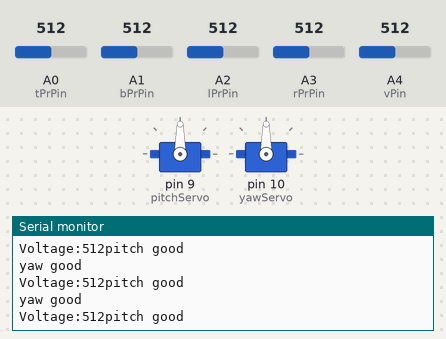
Bench run of a sketch on a simulated Arduino Uno, built with avr-gcc and run on an emulated ATmega328P. Shown: 2 × servo, the last lines printed to the serial monitor. Inputs (shaded band) come from the test bench; at power-on: A0 (tPrPin) = 512, A1 (bPrPin) = 512, A2 (lPrPin) = 512, A3 (rPrPin) = 512, A4 (vPin) = 512.

Above: at 1.2 s.
1.3 s: A0 (tPrPin) set to 555
At 1.8 s:
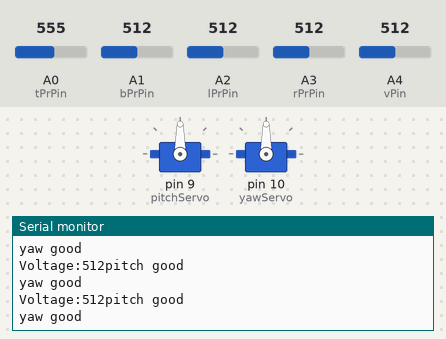
4.3 s: A0 (tPrPin) set to 571
At 5.2 s:
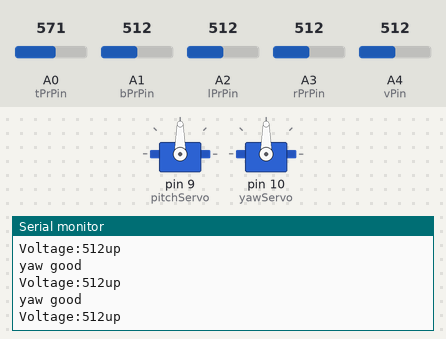
5.9 s: A1 (bPrPin) set to 536
At 6.5 s:
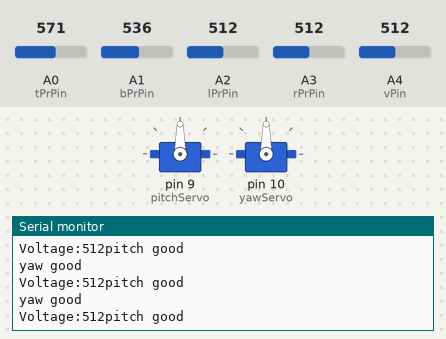
8.9 s: A2 (lPrPin) set to 548
At 9.4 s:
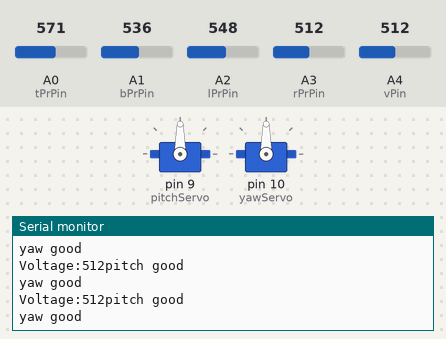
11.9 s: A2 (lPrPin) set to 570
At 12.5 s:
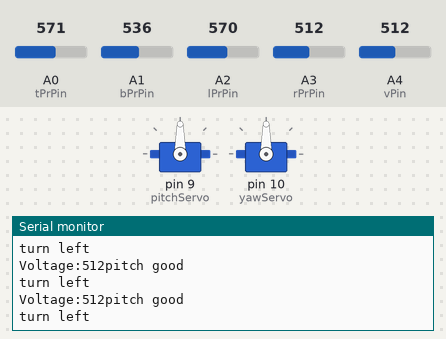

The sketch:

code.ino
```cpp
#include <Servo.h>

const int tPrPin = A0;
const int bPrPin = A1;
const int lPrPin = A2;
const int rPrPin = A3;
const int vPin = A4;
Servo pitchServo;
Servo yawServo;

short int pitchPos = 0;
short int yawPos = 0;

//initialize run flag
short int flag = 0;

void setup() {
  //initialize the baude rate
  Serial.begin(9600);

  //updown
  pitchServo.attach(9);
  //leftright
  yawServo.attach(10);

  //check if pitch servo is properly attached
  if(pitchServo.attached())
  {
    Serial.print("Pitch Servo successfully attached at position: ");
    pitchPos = pitchServo.read();
    Serial.println(pitchPos);
    flag = 1;
  }
  else
  {
    Serial.println("Pitch Servo not properly attached, program will not run");
  }

  //check if yaw servo is properly attached
  if(yawServo.attached())
  {
    Serial.print("Yaw Servo successfully attached at position: ");
    yawPos = yawServo.read();
    Serial.println(yawPos);
    flag = 1;
  }
  else
  {
    Serial.println("Yaw Servo not properly attached, program will not run");
  }
}

void loop() {
  if(flag == 1)
  {
    //initialize values for photoresistors
    int tVal = 0;
    int bVal = 0;
    int lVal = 0;
    int rVal = 0;

    //read values from photoresistors
    tVal = analogRead(tPrPin);
    bVal = analogRead(bPrPin);
    lVal = analogRead(lPrPin);
    rVal = analogRead(rPrPin);

    //prodvides a slight leniency for the sides
    int leniency = 50;

    //checks if bottom is brighter than the top
    if(tVal < (bVal - leniency))
    {
      Serial.println("down");
      rotateServo(pitchServo, &pitchPos, -1);
    }
    else if(bVal < (tVal - leniency))
    {
      Serial.println("up");
      rotateServo(pitchServo, &pitchPos, 1);
    }
    else
    {
      Serial.println("pitch good");
    }

    if(lVal < (rVal - leniency))
    {
      Serial.println("turn right");
      rotateServo(yawServo, &yawPos, 1);
    }
    else if(rVal < (lVal - leniency))
    {
      Serial.println("turn left");
      rotateServo(yawServo, &yawPos, -1);
    }
    else
    {
      Serial.println("yaw good");
    }

    delay(15);

    int val = analogRead(vPin);
    Serial.print("Voltage:");
    Serial.print(val);
    }
}

void rotateServo(Servo serv, short int* pos, short int rot)
{
  short int tPos = *pos;
  if(rot > 0 && (rot + tPos) > 140)
  {
    return;
  }
  if(rot < 0 && (rot + tPos) < 40)
  {
    return;
  }
  *pos += rot;
  serv.write(*pos);
}
```

Measured:
- the behaviour switches between 562 and 563 on A0 (tPrPin) (found by bisection; images 1 and 2)
- the behaviour switches between 520 and 521 on A1 (bPrPin) (found by bisection; images 2 and 3)
- the behaviour switches between 562 and 563 on A2 (lPrPin) (found by bisection; images 4 and 5)
- after the input at 4.3 s, the serial monitor: prints a new line after 0.08 s (image 2)
- after the input at 11.9 s, the serial monitor: prints a new line after 0.10 s (image 5)
